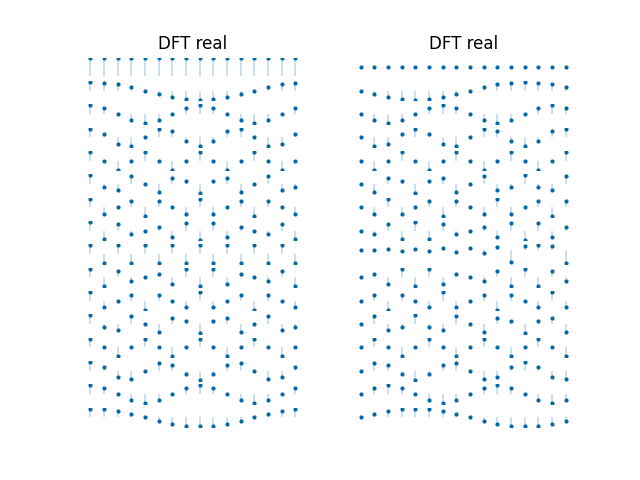

The Python source for this figure:
import numpy as np
import matplotlib.pyplot as plt

from General.MyDisp import MyDisp

def dftmtx(N):
    n = np.arange(N)
    k = n.reshape(-1, 1)
    W = np.exp(-2j * np.pi * k * n / N)
    return W

# Parameters
NR = 16
NC = 2

# DFT matrix (normalized)
DFT = dftmtx(NR) / np.sqrt(NR)

# Display
plt.figure()
position = 1
Error_RealDFT = MyDisp(np.real(DFT), NR, NC, position, 'DFT real')
position = 2
Error_ImagDFT = MyDisp(np.imag(DFT), NR, NC, position, 'DFT real')

# Print to file
plt.savefig('Figure63DFT.png')
plt.show()
